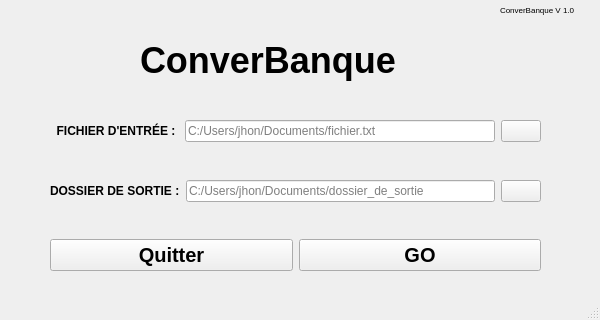
<?xml version="1.0" encoding="UTF-8"?>
<ui version="4.0">
 <class>MainWindow</class>
 <widget class="QMainWindow" name="MainWindow">
  <property name="geometry">
   <rect>
    <x>0</x>
    <y>0</y>
    <width>600</width>
    <height>320</height>
   </rect>
  </property>
  <property name="sizePolicy">
   <sizepolicy hsizetype="Fixed" vsizetype="Fixed">
    <horstretch>0</horstretch>
    <verstretch>0</verstretch>
   </sizepolicy>
  </property>
  <property name="minimumSize">
   <size>
    <width>600</width>
    <height>320</height>
   </size>
  </property>
  <property name="maximumSize">
   <size>
    <width>600</width>
    <height>320</height>
   </size>
  </property>
  <property name="windowTitle">
   <string>ConverBanque</string>
  </property>
  <property name="windowIcon">
   <iconset resource="resource.qrc">
    <normaloff>:/images/converBanque.ico</normaloff>:/images/converBanque.ico</iconset>
  </property>
  <widget class="QWidget" name="centralwidget">
   <widget class="QLabel" name="title">
    <property name="geometry">
     <rect>
      <x>140</x>
      <y>10</y>
      <width>341</width>
      <height>101</height>
     </rect>
    </property>
    <property name="font">
     <font>
      <pointsize>27</pointsize>
      <weight>75</weight>
      <italic>false</italic>
      <bold>true</bold>
      <underline>false</underline>
     </font>
    </property>
    <property name="focusPolicy">
     <enum>Qt::NoFocus</enum>
    </property>
    <property name="text">
     <string>ConverBanque</string>
    </property>
   </widget>
   <widget class="QWidget" name="verticalLayoutWidget">
    <property name="geometry">
     <rect>
      <x>50</x>
      <y>120</y>
      <width>491</width>
      <height>151</height>
     </rect>
    </property>
    <property name="sizePolicy">
     <sizepolicy hsizetype="Preferred" vsizetype="Minimum">
      <horstretch>0</horstretch>
      <verstretch>0</verstretch>
     </sizepolicy>
    </property>
    <layout class="QVBoxLayout" name="verticalLayout">
     <property name="sizeConstraint">
      <enum>QLayout::SetDefaultConstraint</enum>
     </property>
     <item>
      <layout class="QHBoxLayout" name="horizontalLayout">
       <item>
        <widget class="QLabel" name="inputLabel">
         <property name="font">
          <font>
           <weight>75</weight>
           <bold>true</bold>
          </font>
         </property>
         <property name="styleSheet">
          <string notr="true"/>
         </property>
         <property name="text">
          <string>  FICHIER D'ENTRÉE : </string>
         </property>
        </widget>
       </item>
       <item>
        <widget class="QLineEdit" name="lineEditInputFile">
         <property name="sizePolicy">
          <sizepolicy hsizetype="Expanding" vsizetype="Minimum">
           <horstretch>0</horstretch>
           <verstretch>0</verstretch>
          </sizepolicy>
         </property>
         <property name="text">
          <string/>
         </property>
         <property name="placeholderText">
          <string>C:/Users/jhon/Documents/fichier.txt</string>
         </property>
        </widget>
       </item>
       <item>
        <widget class="QPushButton" name="browseFileInput">
         <property name="sizePolicy">
          <sizepolicy hsizetype="Minimum" vsizetype="Minimum">
           <horstretch>0</horstretch>
           <verstretch>0</verstretch>
          </sizepolicy>
         </property>
         <property name="cursor">
          <cursorShape>PointingHandCursor</cursorShape>
         </property>
         <property name="text">
          <string/>
         </property>
         <property name="icon">
          <iconset resource="resource.qrc">
           <normaloff>:/images/rodentia-icons_folder-blue.svg</normaloff>:/images/rodentia-icons_folder-blue.svg</iconset>
         </property>
        </widget>
       </item>
      </layout>
     </item>
     <item>
      <spacer name="verticalSpacer">
       <property name="orientation">
        <enum>Qt::Vertical</enum>
       </property>
       <property name="sizeType">
        <enum>QSizePolicy::Expanding</enum>
       </property>
       <property name="sizeHint" stdset="0">
        <size>
         <width>20</width>
         <height>10</height>
        </size>
       </property>
      </spacer>
     </item>
     <item>
      <layout class="QHBoxLayout" name="horizontalLayout_2">
       <item>
        <widget class="QLabel" name="outputLabel">
         <property name="font">
          <font>
           <weight>75</weight>
           <bold>true</bold>
          </font>
         </property>
         <property name="text">
          <string>DOSSIER DE SORTIE :</string>
         </property>
        </widget>
       </item>
       <item>
        <widget class="QLineEdit" name="lineEditOutputFile">
         <property name="sizePolicy">
          <sizepolicy hsizetype="Expanding" vsizetype="Minimum">
           <horstretch>0</horstretch>
           <verstretch>0</verstretch>
          </sizepolicy>
         </property>
         <property name="text">
          <string/>
         </property>
         <property name="placeholderText">
          <string>C:/Users/jhon/Documents/dossier_de_sortie</string>
         </property>
        </widget>
       </item>
       <item>
        <widget class="QPushButton" name="browseFileOutput">
         <property name="sizePolicy">
          <sizepolicy hsizetype="Minimum" vsizetype="Minimum">
           <horstretch>0</horstretch>
           <verstretch>0</verstretch>
          </sizepolicy>
         </property>
         <property name="cursor">
          <cursorShape>PointingHandCursor</cursorShape>
         </property>
         <property name="text">
          <string/>
         </property>
         <property name="icon">
          <iconset resource="resource.qrc">
           <normaloff>:/images/rodentia-icons_folder-blue.svg</normaloff>:/images/rodentia-icons_folder-blue.svg</iconset>
         </property>
        </widget>
       </item>
      </layout>
     </item>
     <item>
      <spacer name="verticalSpacer_2">
       <property name="orientation">
        <enum>Qt::Vertical</enum>
       </property>
       <property name="sizeType">
        <enum>QSizePolicy::Expanding</enum>
       </property>
       <property name="sizeHint" stdset="0">
        <size>
         <width>20</width>
         <height>10</height>
        </size>
       </property>
      </spacer>
     </item>
     <item>
      <layout class="QHBoxLayout" name="horizontalLayout_3">
       <item>
        <widget class="QPushButton" name="quitButton">
         <property name="sizePolicy">
          <sizepolicy hsizetype="Expanding" vsizetype="Fixed">
           <horstretch>0</horstretch>
           <verstretch>0</verstretch>
          </sizepolicy>
         </property>
         <property name="font">
          <font>
           <pointsize>15</pointsize>
           <weight>75</weight>
           <bold>true</bold>
          </font>
         </property>
         <property name="cursor">
          <cursorShape>PointingHandCursor</cursorShape>
         </property>
         <property name="text">
          <string>Quitter</string>
         </property>
        </widget>
       </item>
       <item>
        <widget class="QPushButton" name="launchButton">
         <property name="sizePolicy">
          <sizepolicy hsizetype="Expanding" vsizetype="Expanding">
           <horstretch>0</horstretch>
           <verstretch>0</verstretch>
          </sizepolicy>
         </property>
         <property name="minimumSize">
          <size>
           <width>0</width>
           <height>0</height>
          </size>
         </property>
         <property name="font">
          <font>
           <pointsize>15</pointsize>
           <weight>75</weight>
           <bold>true</bold>
          </font>
         </property>
         <property name="cursor">
          <cursorShape>PointingHandCursor</cursorShape>
         </property>
         <property name="text">
          <string>GO</string>
         </property>
         <property name="flat">
          <bool>false</bool>
         </property>
        </widget>
       </item>
      </layout>
     </item>
    </layout>
   </widget>
   <widget class="QLabel" name="infoLabel">
    <property name="geometry">
     <rect>
      <x>500</x>
      <y>0</y>
      <width>101</width>
      <height>20</height>
     </rect>
    </property>
    <property name="font">
     <font>
      <pointsize>6</pointsize>
     </font>
    </property>
    <property name="text">
     <string>ConverBanque V 1.0</string>
    </property>
   </widget>
   <widget class="QLabel" name="errorInput">
    <property name="enabled">
     <bool>true</bool>
    </property>
    <property name="geometry">
     <rect>
      <x>30</x>
      <y>125</y>
      <width>21</width>
      <height>21</height>
     </rect>
    </property>
    <property name="text">
     <string/>
    </property>
    <property name="pixmap">
     <pixmap resource="resource.qrc">:/images/molumen_red_round_error_warning_icon.svg</pixmap>
    </property>
    <property name="scaledContents">
     <bool>true</bool>
    </property>
   </widget>
   <widget class="QLabel" name="errorOutput">
    <property name="geometry">
     <rect>
      <x>25</x>
      <y>180</y>
      <width>21</width>
      <height>21</height>
     </rect>
    </property>
    <property name="text">
     <string/>
    </property>
    <property name="pixmap">
     <pixmap resource="resource.qrc">:/images/molumen_red_round_error_warning_icon.svg</pixmap>
    </property>
    <property name="scaledContents">
     <bool>true</bool>
    </property>
   </widget>
  </widget>
  <widget class="QStatusBar" name="statusbar"/>
  <widget class="QMenuBar" name="menubar">
   <property name="geometry">
    <rect>
     <x>0</x>
     <y>0</y>
     <width>600</width>
     <height>25</height>
    </rect>
   </property>
  </widget>
 </widget>
 <resources>
  <include location="resource.qrc"/>
 </resources>
 <connections/>
</ui>
